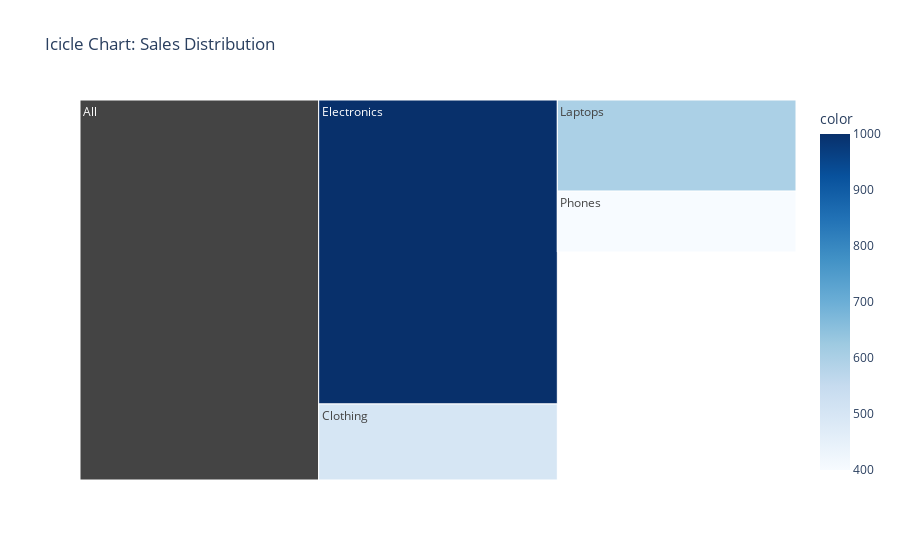

Notebook code cell kept with this figure:
### Code cell
data = {
    "Category": ["All", "All", "Electronics", "Electronics"],
    "Subcategory": ["Electronics", "Clothing", "Phones", "Laptops"],
    "Sales": [1000, 500, 400, 600]
}


fig = px.icicle(
    names=data["Subcategory"],
    parents=data["Category"],
    values=data["Sales"],
    title="Icicle Chart: Sales Distribution",
    color=data["Sales"],
    color_continuous_scale="Blues"
)


fig.show()

### Figure 1 — Plotly figure (JSON) as saved in the notebook; plotly's stock layout.template omitted (floating-point values rounded to 4 significant figures)
{"data": [{"domain": {"x": [0, 1], "y": [0, 1]}, "hovertemplate": "label=%{label}<br>value=%{value}<br>parent=%{parent}<br>color=%{color}<extra></extra>", "labels": ["Electronics", "Clothing", "Phones", "Laptops"], "marker": {"coloraxis": "coloraxis", "colors": [1000, 500, 400, 600]}, "name": "", "parents": ["All", "All", "Electronics", "Electronics"], "type": "icicle", "values": [1000, 500, 400, 600]}], "layout": {"coloraxis": {"colorbar": {"title": {"text": "color"}}, "colorscale": [[0, "rgb(247,251,255)"], [0.125, "rgb(222,235,247)"], [0.25, "rgb(198,219,239)"], [0.375, "rgb(158,202,225)"], [0.5, "rgb(107,174,214)"], [0.625, "rgb(66,146,198)"], [0.75, "rgb(33,113,181)"], [0.875, "rgb(8,81,156)"], [1, "rgb(8,48,107)"]]}, "legend": {"tracegroupgap": 0}, "title": {"text": "Icicle Chart: Sales Distribution"}}}
